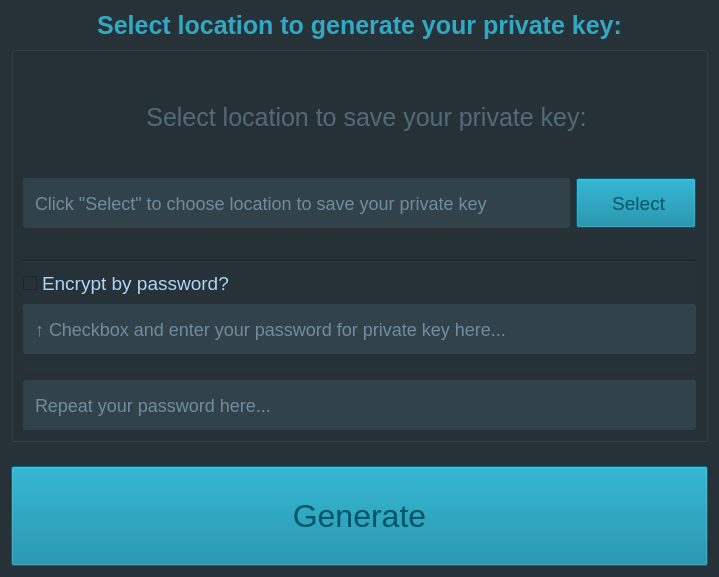
<?xml version="1.0" encoding="UTF-8"?>
<ui version="4.0">
 <class>PrivateKeyPairGenerator</class>
 <widget class="QWidget" name="PrivateKeyPairGenerator">
  <property name="enabled">
   <bool>true</bool>
  </property>
  <property name="geometry">
   <rect>
    <x>0</x>
    <y>0</y>
    <width>719</width>
    <height>577</height>
   </rect>
  </property>
  <property name="windowTitle">
   <string>Key Generation | Select location to generate your private key</string>
  </property>
  <property name="windowIcon">
   <iconset resource="../icons.qrc">
    <normaloff>:/favicon/icons/maze.png</normaloff>:/favicon/icons/maze.png</iconset>
  </property>
  <property name="windowOpacity">
   <double>1.000000000000000</double>
  </property>
  <property name="styleSheet">
   <string notr="true">QWidget {
	background-color: #263238;
	color: rgb(172, 215, 245);
}

QLineEdit {
	background-color: rgb(50, 66, 74);
	font-size: 18px;
	padding: 10px;
}

QAbstractButton {
	font-size: 19px
}</string>
  </property>
  <layout class="QVBoxLayout" name="verticalLayout_4">
   <item>
    <spacer name="verticalSpacer_3">
     <property name="orientation">
      <enum>Qt::Orientation::Vertical</enum>
     </property>
     <property name="sizeHint" stdset="0">
      <size>
       <width>20</width>
       <height>40</height>
      </size>
     </property>
    </spacer>
   </item>
   <item>
    <layout class="QHBoxLayout" name="horizontalLayout_3">
     <item>
      <widget class="QLabel" name="top_lb">
       <property name="styleSheet">
        <string notr="true">background-color: rgb(38, 50, 56);
color: rgb(49, 169, 196);
font-size: 25px;
font-weight: bold;</string>
       </property>
       <property name="text">
        <string>Select location to generate your private key:</string>
       </property>
       <property name="alignment">
        <set>Qt::AlignmentFlag::AlignCenter</set>
       </property>
      </widget>
     </item>
    </layout>
   </item>
   <item>
    <spacer name="verticalSpacer">
     <property name="orientation">
      <enum>Qt::Orientation::Vertical</enum>
     </property>
     <property name="sizeHint" stdset="0">
      <size>
       <width>20</width>
       <height>40</height>
      </size>
     </property>
    </spacer>
   </item>
   <item>
    <widget class="QGroupBox" name="groupBox_2">
     <property name="title">
      <string/>
     </property>
     <layout class="QVBoxLayout" name="verticalLayout">
      <item>
       <spacer name="verticalSpacer_5">
        <property name="orientation">
         <enum>Qt::Orientation::Vertical</enum>
        </property>
        <property name="sizeHint" stdset="0">
         <size>
          <width>20</width>
          <height>40</height>
         </size>
        </property>
       </spacer>
      </item>
      <item>
       <layout class="QHBoxLayout" name="horizontalLayout_2">
        <item>
         <widget class="QPushButton" name="location_info_btn">
          <property name="enabled">
           <bool>false</bool>
          </property>
          <property name="sizePolicy">
           <sizepolicy hsizetype="Fixed" vsizetype="Minimum">
            <horstretch>0</horstretch>
            <verstretch>0</verstretch>
           </sizepolicy>
          </property>
          <property name="minimumSize">
           <size>
            <width>0</width>
            <height>60</height>
           </size>
          </property>
          <property name="styleSheet">
           <string notr="true">background-color: rgb(38, 50, 56);
color: rgb(83, 106, 117);
font-size: 25px;</string>
          </property>
          <property name="text">
           <string>  Select location to save your private key:</string>
          </property>
          <property name="icon">
           <iconset resource="../icons.qrc">
            <normaloff>:/windows_icons/icons/encrypt.png</normaloff>:/windows_icons/icons/encrypt.png</iconset>
          </property>
          <property name="iconSize">
           <size>
            <width>40</width>
            <height>40</height>
           </size>
          </property>
          <property name="flat">
           <bool>true</bool>
          </property>
         </widget>
        </item>
       </layout>
      </item>
      <item>
       <spacer name="verticalSpacer_6">
        <property name="orientation">
         <enum>Qt::Orientation::Vertical</enum>
        </property>
        <property name="sizeHint" stdset="0">
         <size>
          <width>20</width>
          <height>40</height>
         </size>
        </property>
       </spacer>
      </item>
      <item>
       <layout class="QHBoxLayout" name="file_layout_2">
        <item>
         <widget class="QLineEdit" name="key_path_le">
          <property name="enabled">
           <bool>false</bool>
          </property>
          <property name="minimumSize">
           <size>
            <width>0</width>
            <height>50</height>
           </size>
          </property>
          <property name="styleSheet">
           <string notr="true">border-radius: 3px;</string>
          </property>
          <property name="placeholderText">
           <string>Click &quot;Select&quot; to choose location to save your private key</string>
          </property>
         </widget>
        </item>
        <item>
         <widget class="QPushButton" name="key_browse_btn">
          <property name="minimumSize">
           <size>
            <width>120</width>
            <height>50</height>
           </size>
          </property>
          <property name="cursor">
           <cursorShape>PointingHandCursor</cursorShape>
          </property>
          <property name="styleSheet">
           <string notr="true">QPushButton {
	background-color: #007d9c;
	color: #005568;
}

QPushButton:hover {
	background-color: #00a3c8;
}</string>
          </property>
          <property name="text">
           <string> Select</string>
          </property>
          <property name="icon">
           <iconset resource="../icons.qrc">
            <normaloff>:/windows_icons/icons/next.png</normaloff>:/windows_icons/icons/next.png</iconset>
          </property>
          <property name="iconSize">
           <size>
            <width>30</width>
            <height>30</height>
           </size>
          </property>
         </widget>
        </item>
       </layout>
      </item>
      <item>
       <spacer name="verticalSpacer_4">
        <property name="orientation">
         <enum>Qt::Orientation::Vertical</enum>
        </property>
        <property name="sizeHint" stdset="0">
         <size>
          <width>20</width>
          <height>40</height>
         </size>
        </property>
       </spacer>
      </item>
      <item>
       <widget class="Line" name="line">
        <property name="enabled">
         <bool>false</bool>
        </property>
        <property name="orientation">
         <enum>Qt::Orientation::Horizontal</enum>
        </property>
       </widget>
      </item>
      <item>
       <widget class="QCheckBox" name="password_cb">
        <property name="text">
         <string>Encrypt by password?</string>
        </property>
       </widget>
      </item>
      <item>
       <widget class="QLineEdit" name="password_le">
        <property name="enabled">
         <bool>false</bool>
        </property>
        <property name="minimumSize">
         <size>
          <width>0</width>
          <height>50</height>
         </size>
        </property>
        <property name="styleSheet">
         <string notr="true">border-radius: 3px;</string>
        </property>
        <property name="echoMode">
         <enum>QLineEdit::EchoMode::Password</enum>
        </property>
        <property name="placeholderText">
         <string>↑ Checkbox and enter your password for private key here...</string>
        </property>
       </widget>
      </item>
      <item>
       <widget class="QLabel" name="key_match_lb">
        <property name="styleSheet">
         <string notr="true">color: rgb(182, 186, 233)</string>
        </property>
        <property name="text">
         <string/>
        </property>
       </widget>
      </item>
      <item>
       <widget class="QLineEdit" name="password_repeat_le">
        <property name="enabled">
         <bool>false</bool>
        </property>
        <property name="minimumSize">
         <size>
          <width>0</width>
          <height>50</height>
         </size>
        </property>
        <property name="styleSheet">
         <string notr="true">border-radius: 3px;</string>
        </property>
        <property name="echoMode">
         <enum>QLineEdit::EchoMode::Password</enum>
        </property>
        <property name="placeholderText">
         <string>Repeat your password here...</string>
        </property>
       </widget>
      </item>
     </layout>
    </widget>
   </item>
   <item>
    <spacer name="verticalSpacer_2">
     <property name="orientation">
      <enum>Qt::Orientation::Vertical</enum>
     </property>
     <property name="sizeHint" stdset="0">
      <size>
       <width>20</width>
       <height>60</height>
      </size>
     </property>
    </spacer>
   </item>
   <item>
    <widget class="QPushButton" name="generate_btn">
     <property name="enabled">
      <bool>false</bool>
     </property>
     <property name="minimumSize">
      <size>
       <width>0</width>
       <height>100</height>
      </size>
     </property>
     <property name="cursor">
      <cursorShape>PointingHandCursor</cursorShape>
     </property>
     <property name="styleSheet">
      <string notr="true">QPushButton {
	background-color: #007d9c;
	color: #005568;
	font-size: 32px;
}

QPushButton:hover {
	background-color: #00a3c8;
}</string>
     </property>
     <property name="text">
      <string>Generate</string>
     </property>
     <property name="icon">
      <iconset resource="../icons.qrc">
       <normaloff>:/windows_icons/icons/magic-wand.png</normaloff>:/windows_icons/icons/magic-wand.png</iconset>
     </property>
     <property name="iconSize">
      <size>
       <width>35</width>
       <height>35</height>
      </size>
     </property>
    </widget>
   </item>
  </layout>
 </widget>
 <tabstops>
  <tabstop>key_path_le</tabstop>
  <tabstop>key_browse_btn</tabstop>
  <tabstop>password_cb</tabstop>
  <tabstop>password_le</tabstop>
  <tabstop>password_repeat_le</tabstop>
  <tabstop>generate_btn</tabstop>
  <tabstop>location_info_btn</tabstop>
 </tabstops>
 <resources>
  <include location="../icons.qrc"/>
 </resources>
 <connections/>
 <slots>
  <slot>toggle_input_mode()</slot>
  <slot>browse_file()</slot>
  <slot>handle_next()</slot>
 </slots>
</ui>
